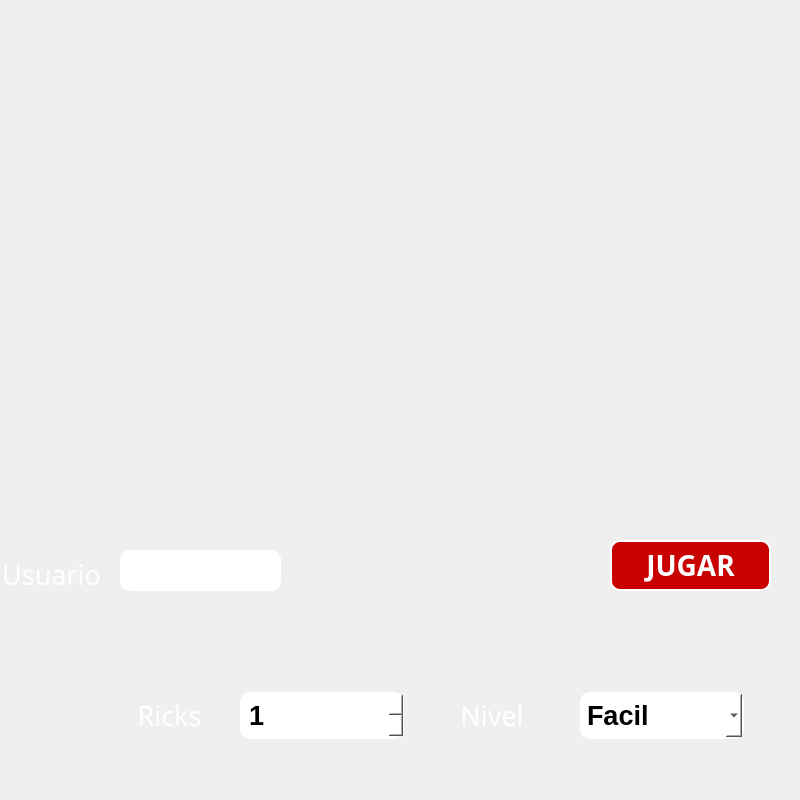
<?xml version="1.0" encoding="UTF-8"?>
<ui version="4.0">
 <class>InicioJuego</class>
 <widget class="QMainWindow" name="InicioJuego">
  <property name="geometry">
   <rect>
    <x>0</x>
    <y>0</y>
    <width>800</width>
    <height>800</height>
   </rect>
  </property>
  <property name="sizePolicy">
   <sizepolicy hsizetype="Fixed" vsizetype="Fixed">
    <horstretch>0</horstretch>
    <verstretch>0</verstretch>
   </sizepolicy>
  </property>
  <property name="minimumSize">
   <size>
    <width>800</width>
    <height>800</height>
   </size>
  </property>
  <property name="maximumSize">
   <size>
    <width>800</width>
    <height>800</height>
   </size>
  </property>
  <property name="windowTitle">
   <string>Rick And Morty</string>
  </property>
  <property name="autoFillBackground">
   <bool>false</bool>
  </property>
  <widget class="QWidget" name="centralwidget">
   <widget class="QPushButton" name="playButton">
    <property name="geometry">
     <rect>
      <x>610</x>
      <y>540</y>
      <width>161</width>
      <height>51</height>
     </rect>
    </property>
    <property name="font">
     <font>
      <family>Get Schwifty</family>
      <pointsize>-1</pointsize>
      <italic>false</italic>
      <bold>true</bold>
     </font>
    </property>
    <property name="autoFillBackground">
     <bool>false</bool>
    </property>
    <property name="styleSheet">
     <string notr="true">QPushButton {
    background-color: #c90000;
    border-style: outset;
    border-width: 2px;
    border-radius: 10px;
    border-color: white;
    font: bold 28px;
	color: white;
    padding: 6px;
}
QPushButton:hover {
	color: #c90000;
	background-color: white;
	border-color: #c90000;
}
</string>
    </property>
    <property name="text">
     <string>JUGAR</string>
    </property>
   </widget>
   <widget class="QLabel" name="label_4">
    <property name="geometry">
     <rect>
      <x>-50</x>
      <y>550</y>
      <width>161</width>
      <height>49</height>
     </rect>
    </property>
    <property name="font">
     <font>
      <family>Get Schwifty</family>
      <pointsize>20</pointsize>
      <bold>false</bold>
     </font>
    </property>
    <property name="styleSheet">
     <string notr="true">QLabel {
color: white;
}</string>
    </property>
    <property name="text">
     <string>      Usuario</string>
    </property>
    <property name="alignment">
     <set>Qt::AlignCenter</set>
    </property>
   </widget>
   <widget class="QLineEdit" name="nameText">
    <property name="geometry">
     <rect>
      <x>120</x>
      <y>550</y>
      <width>161</width>
      <height>41</height>
     </rect>
    </property>
    <property name="font">
     <font>
      <pointsize>20</pointsize>
     </font>
    </property>
    <property name="styleSheet">
     <string notr="true">QLineEdit {
	border-style: outset;
    border-width: 2px;
    border-radius: 10px;
    border-color: white;
}</string>
    </property>
   </widget>
   <widget class="QWidget" name="layoutWidget">
    <property name="geometry">
     <rect>
      <x>70</x>
      <y>680</y>
      <width>674</width>
      <height>71</height>
     </rect>
    </property>
    <layout class="QGridLayout" name="gridLayout">
     <item row="0" column="0">
      <widget class="QLabel" name="label_2">
       <property name="font">
        <font>
         <family>Get Schwifty</family>
         <pointsize>20</pointsize>
         <bold>false</bold>
        </font>
       </property>
       <property name="styleSheet">
        <string notr="true">QLabel {
color: white;
}</string>
       </property>
       <property name="text">
        <string>     Ricks</string>
       </property>
       <property name="alignment">
        <set>Qt::AlignCenter</set>
       </property>
      </widget>
     </item>
     <item row="0" column="4">
      <widget class="QComboBox" name="difficulty">
       <property name="font">
        <font>
         <pointsize>20</pointsize>
         <bold>true</bold>
        </font>
       </property>
       <property name="styleSheet">
        <string notr="true">QComboBox {
	color: black;
	background-color: white;
	border-style: outset;
    border-width: 2px;
    border-radius: 10px;
    border-color: white;
	padding: 5px;
}</string>
       </property>
       <item>
        <property name="text">
         <string>Facil</string>
        </property>
       </item>
       <item>
        <property name="text">
         <string>Normal</string>
        </property>
       </item>
       <item>
        <property name="text">
         <string>Duro</string>
        </property>
       </item>
      </widget>
     </item>
     <item row="0" column="1">
      <widget class="QSpinBox" name="spinBox">
       <property name="font">
        <font>
         <pointsize>20</pointsize>
         <bold>true</bold>
        </font>
       </property>
       <property name="styleSheet">
        <string notr="true">QSpinBox {
	color: black;
	background-color: white;
	border-style: outset;
    border-width: 2px;
    border-radius: 10px;
    border-color: white;
	padding: 5px;
}</string>
       </property>
       <property name="minimum">
        <number>1</number>
       </property>
       <property name="maximum">
        <number>3</number>
       </property>
      </widget>
     </item>
     <item row="0" column="2">
      <widget class="QLabel" name="label">
       <property name="font">
        <font>
         <family>Get Schwifty</family>
         <pointsize>20</pointsize>
         <bold>false</bold>
        </font>
       </property>
       <property name="layoutDirection">
        <enum>Qt::LeftToRight</enum>
       </property>
       <property name="styleSheet">
        <string notr="true">QLabel {
color: white;
}</string>
       </property>
       <property name="text">
        <string>Nivel</string>
       </property>
       <property name="alignment">
        <set>Qt::AlignCenter</set>
       </property>
      </widget>
     </item>
    </layout>
   </widget>
  </widget>
 </widget>
 <resources/>
 <connections/>
</ui>
